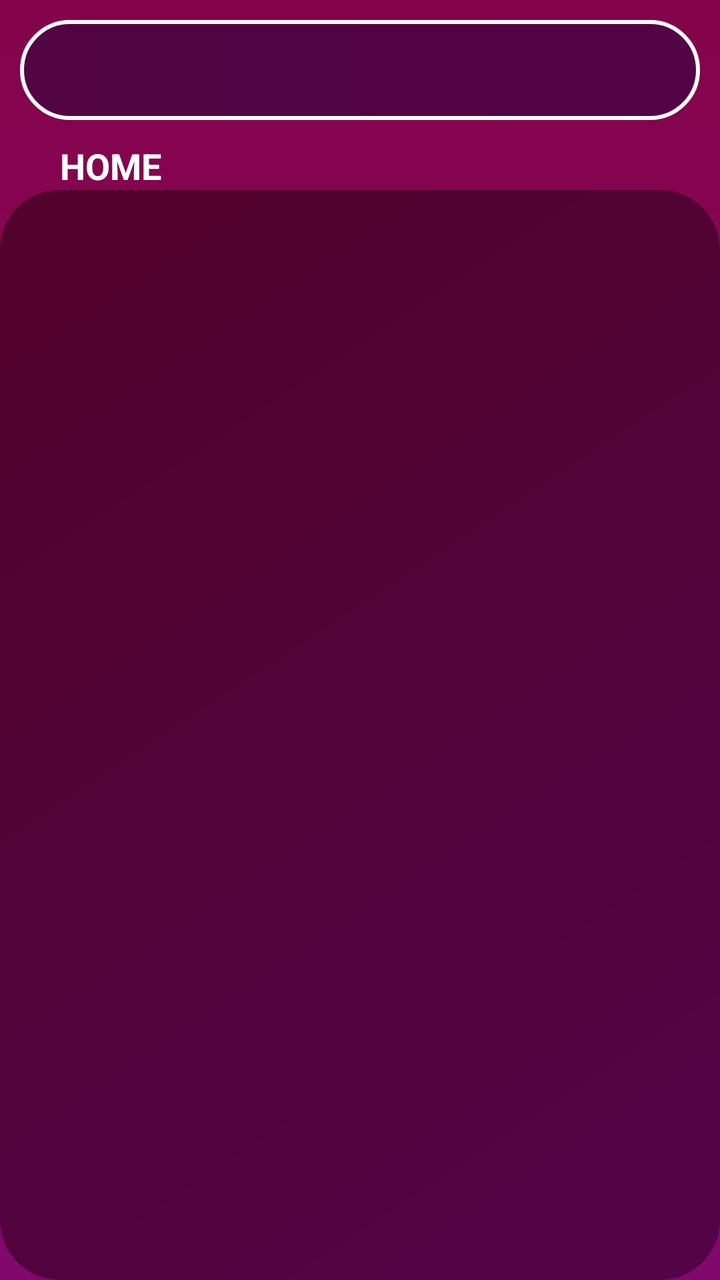
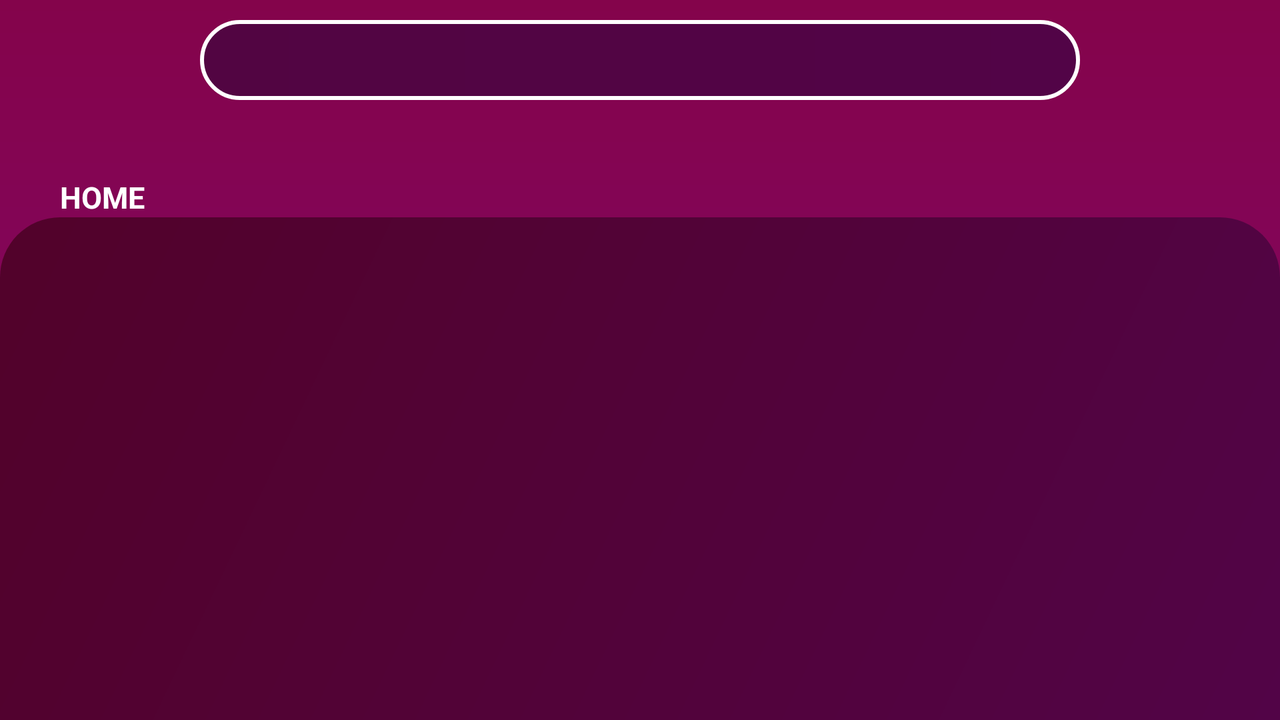

One screen, two layout resources from the same app: the default and the repository's alternative for another configuration. Each is rendered where Android would select it; the XML of both is given below.
<!-- AndroidManifest.xml: application theme Theme.IPTV -->
<!-- res/layout/fragment_home.xml -->
<?xml version="1.0" encoding="utf-8"?>
<LinearLayout xmlns:android="http://schemas.android.com/apk/res/android"
    xmlns:tools="http://schemas.android.com/tools"
    android:layout_width="match_parent"
    android:layout_height="match_parent"
    tools:context=".home_Fragment"
    android:orientation="vertical"
    android:weightSum="7"
    android:background="@drawable/back_colour"
    >



    <LinearLayout
        android:layout_weight="6"
        android:layout_width="match_parent"
        android:layout_height="match_parent">

        <SearchView
            android:id="@+id/homesearchbar"
            android:layout_marginRight="10dp"
            android:layout_marginLeft="10dp"
            android:layout_marginTop="10dp"
            android:layout_width="match_parent"
            android:layout_height="50dp"
            android:background="@drawable/search_custom_style"
            android:searchIcon="@drawable/search_icon"/>




    </LinearLayout>
    <TextView
        android:layout_width="wrap_content"
        android:layout_height="wrap_content"
        android:textColor="@color/white"
        android:text="HOME"
        android:textSize="18dp"
        android:textStyle="bold"
        android:layout_marginLeft="30dp"/>
    <LinearLayout
        android:layout_weight="1"
        android:background="@drawable/back_colour_fragment"
        android:layout_width="match_parent"
        android:layout_height="match_parent"
        android:orientation="vertical"
        android:gravity="center"
        >

        <LinearLayout
            android:visibility="gone"
            android:layout_width="match_parent"
            android:layout_height="match_parent"
            android:orientation="vertical"
            android:gravity="center"
            >
            <ImageView
                android:layout_width="40dp"
                android:layout_height="40dp"
                android:src="@drawable/add_list_icon"/>

            <TextView
                android:layout_marginTop="10dp"
                android:gravity="center"
                android:textSize="20dp"
                android:textStyle="bold"
                android:textColor="@color/white"
                android:text="NO PLAYLIST SELECTED"
                android:layout_width="match_parent"
                android:layout_height="wrap_content"
                tools:ignore="RtlCompat" />
            <TextView
                android:layout_marginTop="20dp"
                android:gravity="center"
                android:textSize="15dp"
                android:textColor="@color/white"

                android:text="tap + icon or select the button below \n to add or select a player"
                android:layout_width="match_parent"
                android:layout_height="wrap_content"
                tools:ignore="RtlCompat" />


            <android.widget.Button
                android:background="@drawable/add_button_style"
                android:text="ADD OR SELECT PLAYLIST"
                android:layout_marginTop="20dp"
                android:layout_width="260dp"
                android:layout_height="35dp"/>
        </LinearLayout>
        <LinearLayout
            android:visibility="visible"
            android:layout_width="match_parent"
            android:layout_height="match_parent"
            android:orientation="vertical"
            android:gravity="center">



            <androidx.recyclerview.widget.RecyclerView
                android:layout_margin="10dp"
                android:id="@+id/recview"
                android:paddingBottom="60dp"
                android:layout_width="match_parent"
                android:layout_height="match_parent"/>












        </LinearLayout>
        <LinearLayout
            android:visibility="gone"
            android:layout_width="match_parent"
            android:layout_height="match_parent"
            android:orientation="vertical"
            android:gravity="center">

            <GridView
                android:id="@+id/gribView"
                android:layout_margin="20dp"
                android:layout_width="match_parent"
                android:layout_height="match_parent"
                android:numColumns="3"/>

        </LinearLayout>




    </LinearLayout>


</LinearLayout>
<!-- resources referenced by this layout -->
<resources>
  <color name="white">#FFFFFFFF</color>
  <!-- drawable add_button_style (drawable) -->
  <?xml version="1.0" encoding="utf-8"?>
  <shape xmlns:android="http://schemas.android.com/apk/res/android"
      android:shape="rectangle">
     <solid android:color="@color/white"/>
      <corners android:radius="50dp"/>
  </shape>
  <!-- drawable back_colour (drawable) -->
  <?xml version="1.0" encoding="utf-8"?>
  <shape xmlns:android="http://schemas.android.com/apk/res/android"
      android:shape="rectangle">
      <gradient
          android:angle="90"
          android:startColor="#82076c"
          android:endColor="#84044b"
          android:type="linear"/>
  </shape>
  <!-- drawable back_colour_fragment (drawable) -->
  <?xml version="1.0" encoding="utf-8"?>
  <shape xmlns:android="http://schemas.android.com/apk/res/android"
      android:shape="rectangle">
      <gradient
          android:angle="135"
          android:startColor="#520448"
          android:endColor="#52022a"
          android:type="linear"/>
      <corners android:radius="30dp"/>
  </shape>
  <!-- drawable search_custom_style (drawable) -->
  <?xml version="1.0" encoding="utf-8"?>
  <shape xmlns:android="http://schemas.android.com/apk/res/android"
      android:shape="rectangle">
      <gradient
          android:startColor="#520542"
          android:endColor="#520447"
          android:type="linear"/>
      <stroke android:color="@color/white"
          android:width="2dp"/>
      <corners android:radius="50dp"/>
  </shape>
  <style name="Theme.IPTV" parent="Theme.AppCompat.Light.NoActionBar">
          
          <item name="colorPrimary">@color/purple_500</item>
          <item name="colorPrimaryDark">#84044b</item>
          <item name="colorAccent">@color/teal_200</item>
          
      </style>
  <color name="purple_500">#FF6200EE</color>
  <color name="teal_200">#FF03DAC5</color>
</resources>
<!-- res/layout-land/fragment_home.xml (the repository's variant of the layout above) -->
<!-- drawn on the phone turned sideways -->
<?xml version="1.0" encoding="utf-8"?>
<LinearLayout xmlns:android="http://schemas.android.com/apk/res/android"
    xmlns:tools="http://schemas.android.com/tools"
    android:layout_width="match_parent"
    android:layout_height="match_parent"
    tools:context=".home_Fragment"
    android:orientation="vertical"
    android:weightSum="7"
    android:background="@drawable/back_colour"
    >



    <LinearLayout
        android:layout_weight="5"
        android:layout_width="match_parent"
        android:layout_height="match_parent">

        <SearchView
            android:id="@+id/homesearchbar"
            android:layout_marginRight="100dp"
            android:layout_marginLeft="100dp"
            android:layout_marginTop="10dp"
            android:layout_width="match_parent"
            android:layout_height="40dp"
            android:background="@drawable/search_custom_style"
            android:searchIcon="@drawable/search_icon"/>




    </LinearLayout>
    <TextView
        android:layout_width="wrap_content"
        android:layout_height="wrap_content"
        android:textColor="@color/white"
        android:text="HOME"
        android:textSize="15dp"
        android:textStyle="bold"
        android:layout_marginLeft="30dp"/>
    <LinearLayout
        android:layout_weight="1"
        android:background="@drawable/back_colour_fragment"
        android:layout_width="match_parent"
        android:layout_height="match_parent"
        android:orientation="vertical"
        android:gravity="center"
        >


        <LinearLayout
            android:layout_width="match_parent"
            android:layout_height="40dp"
            >
            <HorizontalScrollView
                android:layout_width="match_parent"
                android:layout_height="match_parent"/>
        </LinearLayout>

        <LinearLayout
            android:visibility="gone"
            android:layout_width="match_parent"
            android:layout_height="match_parent"
            android:orientation="vertical"
            android:gravity="center"
            >
            <ImageView
                android:layout_width="40dp"
                android:layout_height="40dp"
                android:src="@drawable/add_list_icon"/>

            <TextView
                android:layout_marginTop="10dp"
                android:gravity="center"
                android:textSize="20dp"
                android:textStyle="bold"
                android:textColor="@color/white"
                android:text="NO PLAYLIST SELECTED"
                android:layout_width="match_parent"
                android:layout_height="wrap_content"
                tools:ignore="RtlCompat" />
            <TextView
                android:layout_marginTop="20dp"
                android:gravity="center"
                android:textSize="15dp"
                android:textColor="@color/white"

                android:text="tap + icon or select the button below \n to add or select a player"
                android:layout_width="match_parent"
                android:layout_height="wrap_content"
                tools:ignore="RtlCompat" />


            <android.widget.Button
                android:background="@drawable/add_button_style"
                android:text="ADD OR SELECT PLAYLIST"
                android:layout_marginTop="20dp"
                android:layout_width="260dp"
                android:layout_height="35dp"/>
        </LinearLayout>
        <LinearLayout
            android:visibility="visible"
            android:layout_width="match_parent"
            android:layout_height="match_parent"
            android:orientation="vertical"
            android:gravity="center">



            <androidx.recyclerview.widget.RecyclerView
                android:layout_margin="10dp"
                android:id="@+id/recview"
                android:paddingBottom="60dp"
                android:layout_width="match_parent"
                android:layout_height="match_parent"/>












        </LinearLayout>
        <LinearLayout
            android:visibility="gone"
            android:layout_width="match_parent"
            android:layout_height="match_parent"
            android:orientation="vertical"
            android:gravity="center">

            <GridView
                android:id="@+id/gribView"
                android:layout_margin="20dp"
                android:layout_width="match_parent"
                android:layout_height="match_parent"
                android:numColumns="3"/>

        </LinearLayout>




    </LinearLayout>


</LinearLayout>
